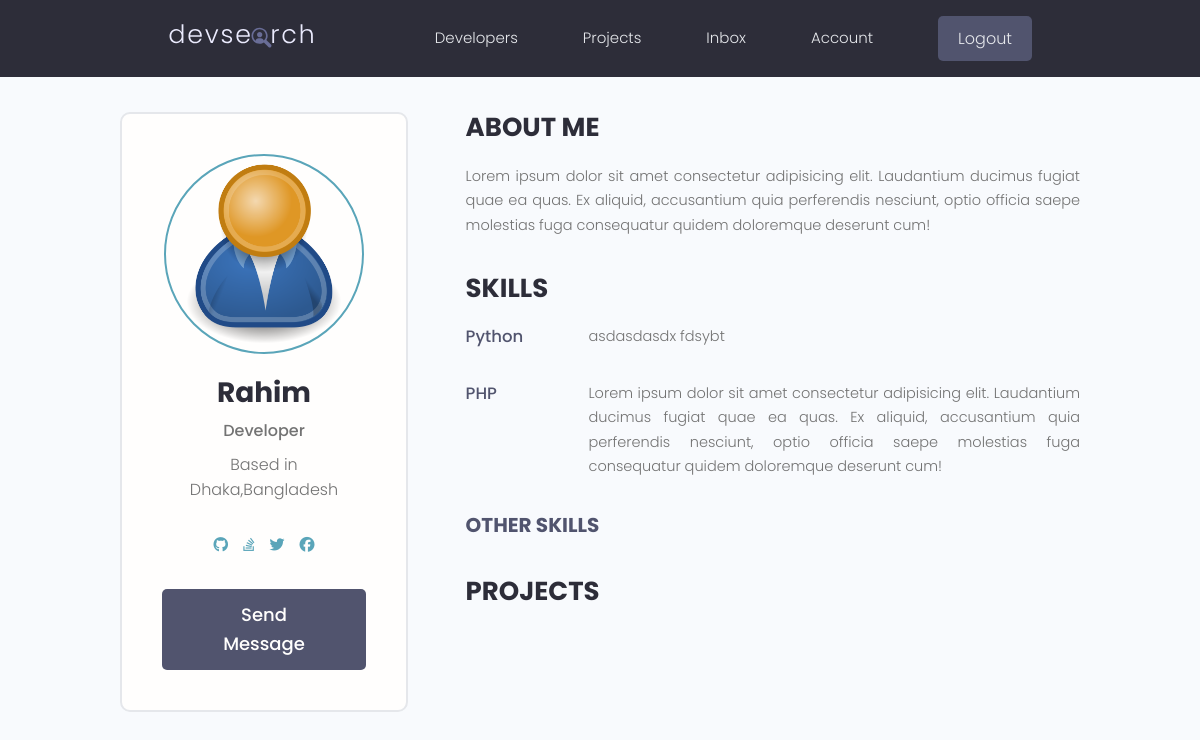
The page /users/user-profile/c864821c-e4a6-4939-b443-ab3689ae1d91/ (signed in) on the database its author committed.
### users/models.py (models this page shows, shortened)
class Profile(models.Model):
    user=models.OneToOneField(User,on_delete=models.CASCADE,null=True,blank=True)
    name=models.CharField(max_length=200,blank=True,null=True)
    email=models.EmailField(max_length=50)
    username=models.CharField(max_length=200,blank=True,null=True)
    location = models.CharField(max_length=200, blank=True, null=True)
    short_intro=models.CharField(max_length=200,blank=True)
    bio=models.TextField(blank=True,null=True)
    profile_image=models.ImageField(null=True,blank=True,upload_to='profiles/',default='profiles/user-default.png')
    social_github=models.CharField(max_length=200,blank=True,null=True)
    social_twitter = models.CharField(max_length=200, blank=True, null=True)
    social_linkdein = models.CharField(max_length=200, blank=True, null=True)
    social_website =   models.CharField(max_length=200, blank=True, null=True)
    id=models.UUIDField(default=uuid.uuid4,unique=True,primary_key=True,editable=False)
    created = models.DateTimeField(auto_now_add=True)

class Skill(models.Model):
    owner=models.ForeignKey(Profile,on_delete=models.CASCADE)
    name=models.CharField(max_length=200,blank=True,null=True)
    description=models.TextField(null=True,blank=True)
    id = models.UUIDField(default=uuid.uuid4, unique=True, primary_key=True, editable=False)
    created = models.DateTimeField(auto_now_add=True)

### users/views.py (the view)
# urls.py: path('user-profile/<str:pk>/',UserProfile,name='userprofile'),
def UserProfile(request,pk):
    profile=Profile.objects.get(id=pk)
    topSkills=profile.skill_set.exclude(description__exact="")
    otherskill=profile.skill_set.filter(description="")
    context={
        "profile":profile,
        "topskill":topSkills,
        "otherskill":otherskill
    }
    return render(request,'users/user-profile.html',context=context)

### templates/users/user-profile.html (shortened to what this page needs)
{% extends 'base.html' %}
{% load static %}
{% block content %}
  <main class="profile my-md">
    <div class="container">
      <div class="layout">
        <div class="column column--1of3">
          <div class="card text-center">
            <div class="card__body dev">
              <img class="avatar avatar--xl" src="{{ profile.profile_image.url }}" />
              <h2 class="dev__name">{{ profile.name }}</h2>
              <p class="dev__title">{{ profile.short_intro }}</p>
              <p class="dev__location">Based in {{ profile.location }}</p>
              <ul class="dev__social">
                  {% if profile.social_github %}
                    <li>
                        <a title="Github" href="#" target="_blank"><i class="fa-brands fa-github"></i></a>
                    </li>
                  {% endif %}
               {% if profile.social_github %}
                <li>
                  <a title="Stackoverflow" href="#" target="_blank"><i class="fa-brands fa-stack-overflow"></i></a>
                </li>
              {% endif %}
               {% if profile.social_twitter %}
                <li>
                  <a title="Twitter" href="#" target="_blank"><i class="fa-brands fa-twitter"></i></a>
                </li>
              {% endif %}
               {% if profile.social_website %}
                <li>
                  <a title="Personal Website" href="#" target="_blank"><i class="fa-brands fa-facebook"></i></a>
                </li>
              {% endif %}
              </ul>
              <a href="#" class="btn btn--sub btn--lg">Send Message </a>
            </div>
          </div>
        </div>
        <div class="column column--2of3">
          <div class="devInfo">
            <h3 class="devInfo__title">About Me</h3>
            <p class="devInfo__about">
              {{ profile.bio }}
            </p>
          </div>
          <div class="devInfo">
            <h3 class="devInfo__title">Skills</h3>
            <div class="devInfo__skills">
         {% for skill in topskill %}
              <div class="devSkill">
                <h4 class="devSkill__title">{{ skill.name }}</h4>
                <p class="devSkill__info">
                 {{ skill.description }}
                </p>
              </div>
         {% endfor %}
              <h3 class="devInfo__subtitle">Other Skills</h3>
            </div>
          </div>
          <div class="devInfo">
            <h3 class="devInfo__title">Projects</h3>
          </div>
        </div>
      </div>
    </div>
  </main>
</html>
{% endblock %}

### static/assets/styles/app.css (style rules this page uses)
:root { --color-sub: #2d2d39; }
.btn--sub { background-color: var(--color-sub-light); }
.card { border: 2px solid var(--color-light); }
img { width: 100%; }
.profile .card > .dev { padding: 4rem; }
.dev__name { color: var(--color-sub); font-size: 2.8rem; font-weight: 700; margin-top: 1rem; margin-bottom: 0.5rem; }
.dev__title { font-size: 1.6rem; font-weight: 500; line-height: 1.3; }
.dev__location { margin-top: 1rem; }
.dev__social { margin: 3rem 0; list-style: none; display: flex; justify-content: center; gap: 1.5rem; }
.devInfo { margin-bottom: 3rem; }
.devInfo__title, .devInfo__subtitle { font-size: 2.6rem; color: var(--color-sub); text-transform: uppercase; font-weight: 700; margin-bottom: 1.5rem; }
.devInfo__subtitle { font-size: 2rem; color: var(--color-sub-light); }
.devInfo__about, .devSkill__info { font-size: 1.45rem; line-height: 1.7; text-align: justify; }
.devSkill { margin-bottom: 3rem; }
.devSkill__title { font-size: 1.65rem; font-weight: 500; color: var(--color-sub-light); }
@media screen and (min-width: 700px) { .devSkill { display: flex; justify-content: space-between; gap: 3rem; } }
@media screen and (min-width: 700px) { .devSkill__info { flex-basis: 80%; } }

### static/assets/uikit/styles/modules/_variables.css (style rules this page uses)
:root { --color-main: #5aa5b9; --color-main-light: #e6faff; --color-sub: #3f4156; --color-sub-light: #51546e; --color-sub-lighter: #ededfd; --color-text: #737373; --color-gray: #8b8b8b; --color-light: #e5e7eb; --color-light-gray: #767676; --color-bg: #f8fafd; --color-white: #fffefd; --color-white-light: #f3f3f3; --color-success: #359e64; --color-success-bg: #def8e8; --color-error: #fc4b0b; --color-error-bg: #fff2ee; --font-base: 'Poppins', arial, helvetica, 'Segoe UI', roboto, ubuntu, sans-serif; --font-monospace: 'Fira Code', 'Courier New', courier, monospace; --font-regular: 300; --font-medium: 500; --font-bold: 700; --generic-shadow: 1px 1px 5px #00000010; --generic-transition: all 0.3s ease-in-out; }

### static/assets/uikit/styles/modules/_base.css (style rules this page uses)
* { margin: 0; padding: 0; box-sizing: border-box; text-rendering: optimizeLegibility; color: inherit; font-size: inherit; }
html { font-size: 50%; }
@media only screen and (min-width: 480px) { html { font-size: 56.25%; } }
@media only screen and (min-width: 1200px) { html { font-size: 62.5%; } }
body { line-height: 1.6; font-weight: 400; font-size: 1.5rem; color: var(--color-text); background-color: var(--color-bg); min-height: 100vh; }

### static/assets/uikit/styles/modules/_typography.css (style rules this page uses)
* { font-family: var(--font-base); }
h2 { font-size: 3.6rem; font-weight: var(--font-bold); }
h3 { font-size: 3.2rem; font-weight: var(--font-medium); }
h4 { font-size: 2.8rem; font-weight: var(--font-medium); }
p, span, strong { font-size: 1.6rem; color: var(--color-text); font-weight: var(--font-regular); }
a { padding-bottom: 2px; text-decoration: none; display: inline-block; color: var(--color-main); font-weight: var(--font-medium); }

### static/assets/uikit/styles/modules/_utilities.css (style rules this page uses)
.container { width: 92%; max-width: 165rem; margin: 0 auto; box-sizing: border-box; }
@media screen and (min-width: 1000px) { .container { width: 90%; } }
@media screen and (min-width: 1200px) { .container { width: 80%; } }
.text-center { text-align: center; }
.my-md { margin: 3rem auto; }

### static/assets/uikit/styles/modules/_avatar.css (style rules this page uses)
.avatar { border-radius: 50%; border: 2px solid var(--color-main); object-fit: cover; }
.avatar--xl { height: 20rem; width: 20rem; }

### static/assets/uikit/styles/modules/_button.css (style rules this page uses)
.btn { display: inline-block; position: relative; cursor: pointer; background-color: var(--color-light); font-weight: var(--font-medium); color: var(--color-sub); text-decoration: none; padding: 1rem 2rem; border-radius: 0.5rem; border: none; width: -webkit-fit-content; width: -moz-fit-content; width: fit-content; height: -webkit-fit-content; height: -moz-fit-content; height: fit-content; font-size: 1.6rem; outline-width: 0; outline-color: transparent; -webkit-backface-visibility: hidden; backface-visibility: hidden; transition: all 0.3s ease-in-out; }
.btn--sub { background-color: var(--color-sub); color: var(--color-white); }
.btn--lg { font-size: 1.8rem; padding: 1.2rem 4.5rem; }

### static/assets/uikit/styles/modules/_card.css (style rules this page uses)
.card { border-radius: 1rem; background-color: var(--color-white); border: 1.5px solid var(--color-light); width: auto; height: auto; margin-top: 0.5rem; margin-bottom: 0.5rem; overflow: hidden; }
.card__body, .card__header { padding: 2rem 2.5rem; }

### static/assets/uikit/styles/modules/_layout.css (style rules this page uses)
.layout { display: flex; flex-flow: row wrap; justify-content: space-between; }
.layout > .column { margin-bottom: 3rem; }
.layout > .column.column--1of3 { flex-basis: 30%; }
.layout > .column.column--2of3 { flex-basis: 64%; }

### rows shown on the page
Profile: profile_image (placeholder picture), name "Rahim", short_intro "Developer", location "Dhaka,Bangladesh", bio "Lorem ipsum dolor sit amet consectetur adipisicing elit. Laudantium ducimus fugiat quae ea quas. Ex aliquid, accusantium quia perferendis nesciunt, optio officia saepe molestias fuga consequatur quidem doloremque deserunt cum!"
Skill: name "Python", description "asdasdasdx fdsybt"
Skill: name "PHP", description "Lorem ipsum dolor sit amet consectetur adipisicing elit. Laudantium ducimus fugiat quae ea quas. Ex aliquid, accusantium quia perferendis nesciunt, optio officia saepe molestias fuga consequatur quidem doloremque deserunt cum!"
